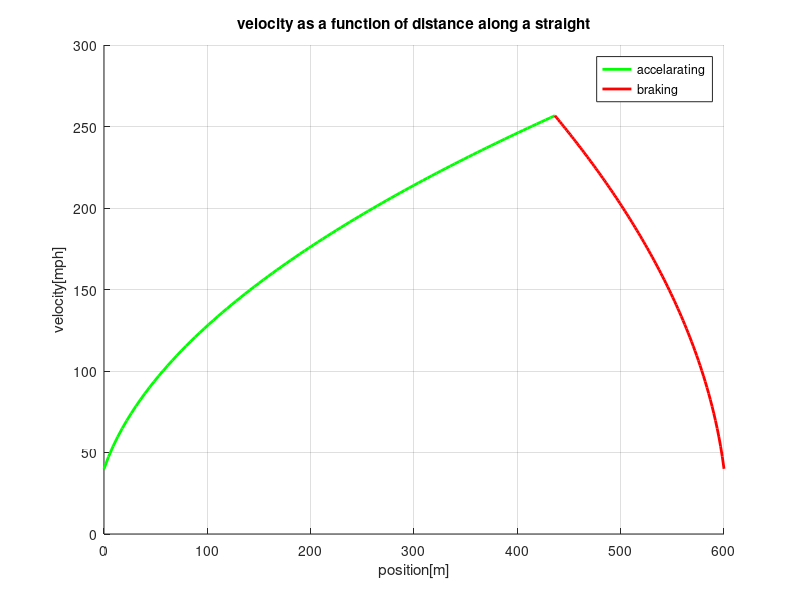

MATLAB code for this plot:
m=800;     %mass of the car
l=600;     %length of the straight
vi=17.881; %entry velocity in m/s
vf=40;     %exit velocity in mph
a1=14.715; %constant accelaration
a2=-39.24; %constant deccelaration

x1=linspace(0,436.363,100);     %creating a delta x vector fo the accelaration part
x2=linspace(0,163.636,100);     %creating a delta x vector for the deccelaration part
v1=(sqrt(vi^2+(2*a1*x1)));      %using the kinematic equation for the accelaration portion
v2=(sqrt((v1(1,100))^2+(2*a2*x2)));  %using the same kinematic equation for the decelaration portion with intial
                                      %velocity as the end velocity of the accelaration
hold on
plot(x1,v1*2.237,'g','linewidth',2) %plotting the accelaration portion
plot(linspace(436.363,l,100),v2*2.237,'r','linewidth',2) %plotting the deccelaration portion 
                                                 %and changing the x values to from delta values to absolute values
xlabel('position[m]')
ylabel('velocity[mph]')
legend('accelarating','braking')
title('velocity as a function of distance along a straight')
grid on
hold off